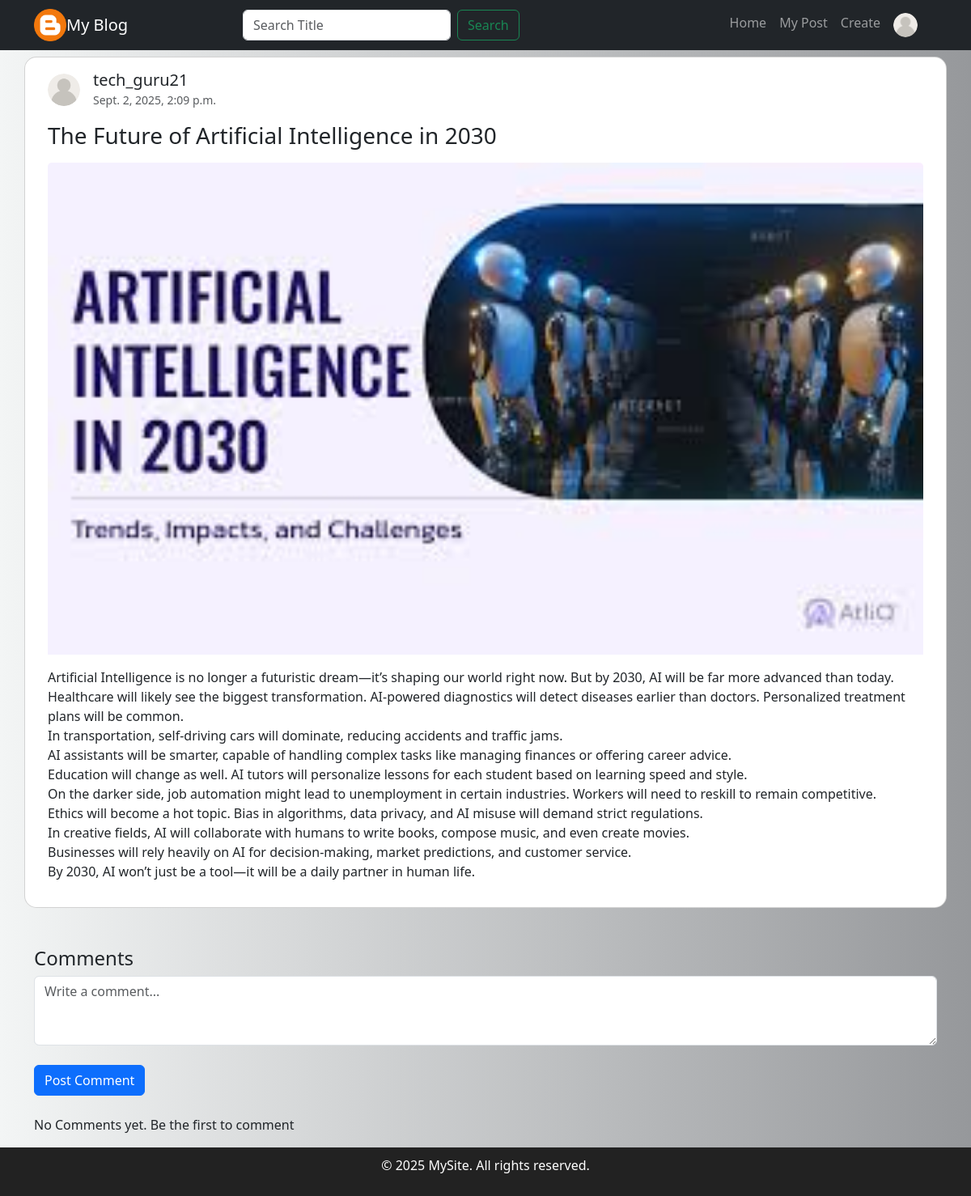
Page /user/post/16/ (signed in) on the earlier database version.
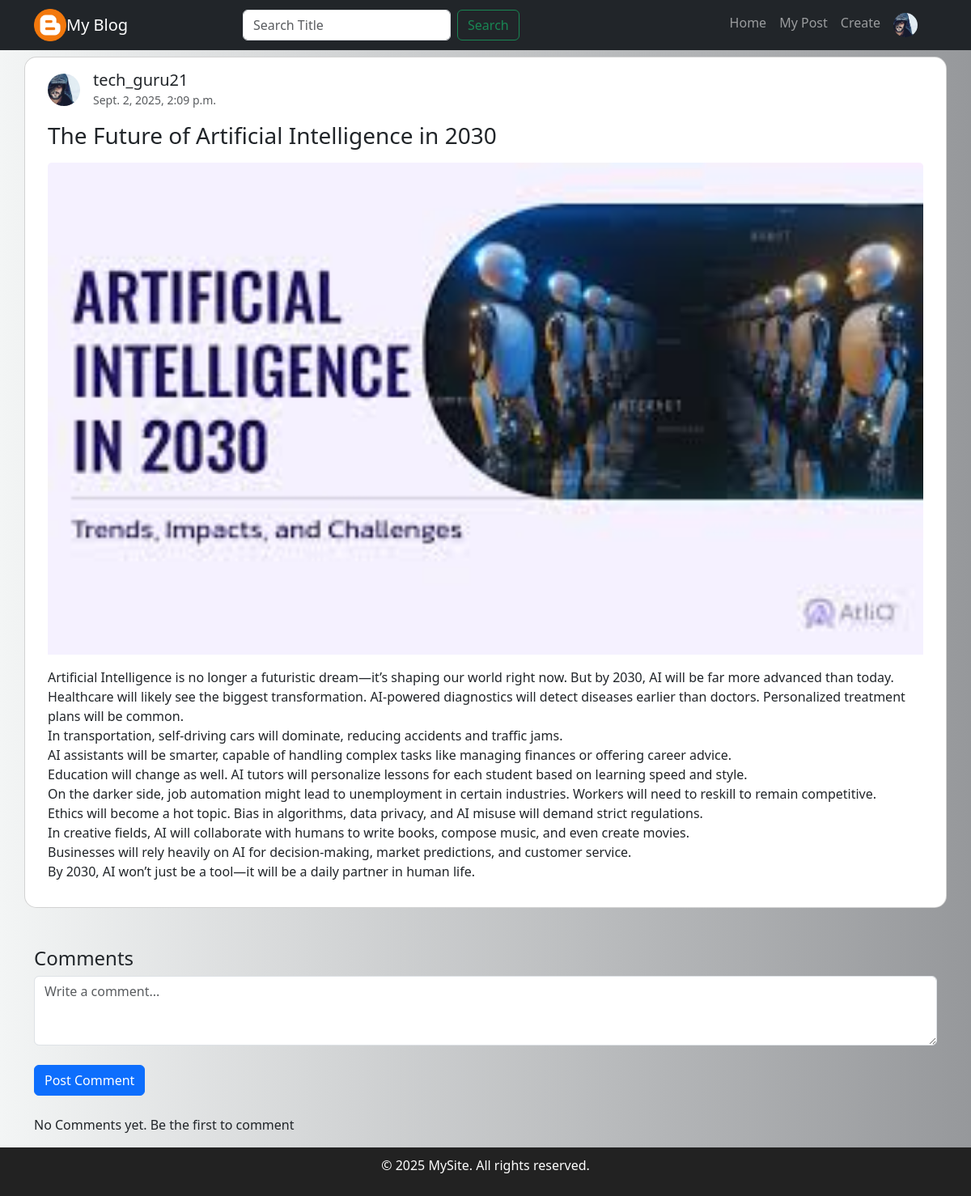
Same page on the later database version.
### blog/models.py (models this page shows, shortened)
class Post(models.Model):
    title = models.CharField(max_length=100)
    content = models.TextField(null=True)
    created_at = models.DateTimeField(auto_now_add=True)
    file = models.ImageField(upload_to='blog_images/', blank=True, null=True, default='blog_images/default.jpg')
    author = models.ForeignKey(User, on_delete=models.CASCADE, related_name="posts")
    file_url = models.URLField(blank=True, null=True)
    views = models.PositiveIntegerField(default=0)
    @property
    def file_url(self):
        if self.file:                 # Safe: False when there is no file
            try:
                return self.file.url  # Works only if a file exists
            except ValueError:
                pass                  # In case a weird empty value slipped in
        return static('blog/assets/default.jpg')

### user/models.py (models this page shows, shortened)
class Profile(models.Model):
    user = models.OneToOneField(User, on_delete=models.CASCADE)
    bio = models.TextField(blank=True, null=True, max_length=100)
    profile_pic = models.ImageField(upload_to='profile_pics/', blank=True, null=True, default='blog_images/user (1).png')

### user/views.py (the view)
# urls.py: path("post/<int:id>/", detail_view, name="detail_view"),
@login_required(login_url='/user/login')
def detail_view(request, id):
    post = get_object_or_404(Post, id=id)
    if request.method == "POST":
        comment_form = CommentForm(request.POST)
        if comment_form.is_valid():
            comment = comment_form.save(commit=False)
            comment.post = post
            comment.user = request.user
            comment.save()
            return redirect("detail_view", id=post.id)  # single consistent redirect
    else:
        comment_form = CommentForm()
    comments = post.comments.all().order_by("-cmt_created_at")
    return render(request, "detail_view.html", {
        "post": post,
        "comment_form": comment_form,
        "comments": comments
    })

### blog/forms.py
class CommentForm(forms.ModelForm):
    class Meta:
        model = Comment
        fields = ["content"]
        widgets = {
            "content": forms.Textarea(attrs={
                "class": "form-control",
                "rows": 3,
                "placeholder": "Write a comment..."
            })
        }

### blog/templates/detail_view.html (shortened to what this page needs)
{% extends 'oldbase.html' %}
{% load static %}
{% block content %}
  <div class="container">
  <div class="row g-4">
    <div class="card col-lg-12 col-md-12 col-sm-12">
      <div class="card-body">
        <div class="d-flex align-items-center mb-3">
           {% if post.author.profile.profile_pic %}
          <img src="{{ post.author.profile.profile_pic.url }}"
               alt="Profile Picture"
               class="rounded-circle me-3"
               style="height: 40px; width: 40px; object-fit: cover;">
          {% else %}
               <img src="{% static 'blog/assets/user (1).png' %}"
                    alt="Profile Picture"
                    class="rounded-circle me-3"
                    style="height: 40px; width: 40px; object-fit: cover;">
          {% endif %}
          <div>
            <h5 class="mb-0">{{ post.author }}</h5>
            <small class="text-muted">{{ post.created_at }}</small>
          </div>
        </div>
        <h3 class="card-title mb-3">{{ post.title }}</h3>
        {% if post.file %}
          <img src="{{ post.file.url }}" class="card-img-top mb-3" alt="{{ post.title }}">
        {% else %}
          <img src="{% static 'blog/assets/default.jpg' %}" class="card-img-top mb-3" alt="No image available">
        {% endif %}
        <div class="blog-content">
          {{ post.content|linebreaks }}
        </div>
      </div>
    </div>
  </div>
<div class="mt-5">
  <h4>Comments</h4>
  {% if user.is_authenticated %}
    <form method="POST" class="mb-4">
      <div class="mb-3">
        {{ comment_form.content }}
      </div>
      <button type="submit" class="btn btn-primary mt-2">Post Comment</button>
    </form>
  {% else %}
    <p><a href="{% url 'login' %}">Login</a> to post a comment</p>
  {% endif %}
  <div>
    {% for comment in comments %}
      <div class="border rounded p-3 mb-3 d-flex">
        {% if comment.user.profile.profile_pic %}
          <img src="{{ comment.user.profile.profile_pic.url }}"
               alt="{{ comment.user.username }}"
               class="rounded-circle me-3"
               style="height: 50px; width: 50px; object-fit: cover;">
        {% else %}
          <img src="{% static 'blog/assets/user (1).png' %}"
               alt="Default Profile Picture"
               class="rounded-circle me-3"
               style="height: 50px; width: 50px; object-fit: cover;">
        {% endif %}
        <div>
          <strong>{{ comment.user.username }}</strong>
          {% if user == comment.user or user == post.author %}
            <a href="{% url 'delete_comment' comment.id %}"><img src="{% static 'blog/assets/delete.png' %}" alt="delete_image" style="height:10px; width: 10px;"/></a>
            {% endif %}
          <small class="text-muted d-block">{{ comment.cmt_created_at|date:"d M, Y H:i" }}</small>
          <p class="mb-0">{{ comment.content }}</p>
          </form>
        </div>
      </div>
    {% empty %}
      <p>No Comments yet. Be the first to comment</p>
    {% endfor %}
  </div>
</div>
</div>
  {% endblock %}

### blog/templates/oldbase.html (shortened to what this page needs)
{% load static %}
<!DOCTYPE html>
<html lang="en">
<head>
    <link href="https://cdn.jsdelivr.net/npm/bootstrap@5.3.7/dist/css/bootstrap.min.css" rel="stylesheet">
</head>
<body>
<nav class="navbar navbar-expand-lg navbar-dark bg-dark fixed-top">
    <div class="container">
        <img src="{% static 'blog/assets/blogger.png' %}" alt="logo" style="height:40px;">
        <a class="navbar-brand" href="#">My Blog</a>
        <div class="collapse navbar-collapse" id="navbarNav">
            <form class="d-flex mx-auto" role="search" method="GET" action="{% url 'search' %}">
    <input class="form-control me-2" type="search" placeholder="Search Title" name="q">
    <button class="btn btn-outline-success" type="submit">Search</button>
</form>
            <ul class="navbar-nav ms-auto">
                <li class="nav-item"><a class="nav-link" href="{% url 'dashboard' %}">Home</a></li>
                <li class="nav-item"><a class="nav-link" href="{% url 'mypost' %}">My Post</a></li>
                <li class="nav-item"><a class="nav-link" href="{% url 'create_post' %}">Create</a></li>
                <li class="nav-item">
                <a class="nav-link" href="{% url 'profile' %}">
                  {% if user.profile.profile_pic %}
                  <img src="{{ user.profile.profile_pic.url }}" alt="+" style="height: 30px; width: 30px; object-fit: cover;" class="rounded-circle me-3">
                  {% else %}
                <img src="{% static 'blog/assets/user (1).png' %}" alt="+" style="height: 30px; width: 30px; object-fit: cover;" class="rounded-circle me-3">
                  {% endif %}
                </a>
              </li>
            </ul>
        </div>
    </div>
</nav>
{% block content %}
{% endblock %}
<footer class="text-center">
    <div class="container ">
        <p>© 2025 MySite. All rights reserved.</p>
    </div>
</footer>
</body>
</html>

Differences in the rows shown:
changed through a linked row, Post "tech_guru21": author.profile.profile_pic: picture added
